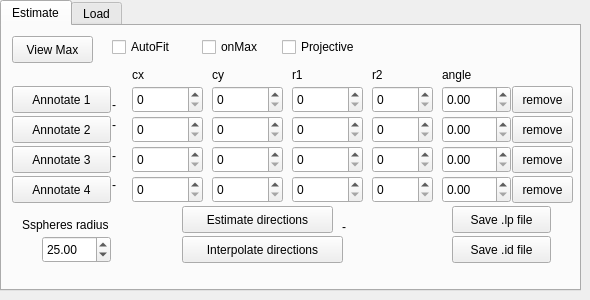
    <widget class="QWidget" name="tab">
     <attribute name="title">
      <string>Light Direction</string>
     </attribute>
     <widget class="QTabWidget" name="tabWidget_2">
      <property name="geometry">
       <rect>
        <x>0</x>
        <y>0</y>
        <width>581</width>
        <height>291</height>
       </rect>
      </property>
      <property name="currentIndex">
       <number>0</number>
      </property>
      <widget class="QWidget" name="tab_4">
       <attribute name="title">
        <string>Estimate</string>
       </attribute>
       <widget class="QPushButton" name="pushButton">
        <property name="geometry">
         <rect>
          <x>10</x>
          <y>10</y>
          <width>81</width>
          <height>27</height>
         </rect>
        </property>
        <property name="text">
         <string>View Max</string>
        </property>
       </widget>
       <widget class="QCheckBox" name="autoFit">
        <property name="geometry">
         <rect>
          <x>110</x>
          <y>10</y>
          <width>97</width>
          <height>22</height>
         </rect>
        </property>
        <property name="text">
         <string>AutoFit</string>
        </property>
       </widget>
       <widget class="QCheckBox" name="onMax">
        <property name="geometry">
         <rect>
          <x>200</x>
          <y>10</y>
          <width>97</width>
          <height>22</height>
         </rect>
        </property>
        <property name="text">
         <string>onMax</string>
        </property>
       </widget>
       <widget class="QCheckBox" name="projBox">
        <property name="geometry">
         <rect>
          <x>280</x>
          <y>10</y>
          <width>97</width>
          <height>22</height>
         </rect>
        </property>
        <property name="text">
         <string>Projective</string>
        </property>
       </widget>
       <widget class="QLabel" name="label_8">
        <property name="geometry">
         <rect>
          <x>440</x>
          <y>40</y>
          <width>67</width>
          <height>17</height>
         </rect>
        </property>
        <property name="text">
         <string>angle</string>
        </property>
       </widget>
       <widget class="QSpinBox" name="r2spin">
        <property name="geometry">
         <rect>
          <x>290</x>
          <y>90</y>
          <width>71</width>
          <height>27</height>
         </rect>
        </property>
        <property name="maximum">
         <number>9999</number>
        </property>
       </widget>
       <widget class="QSpinBox" name="r1spin">
        <property name="geometry">
         <rect>
          <x>290</x>
          <y>60</y>
          <width>71</width>
          <height>27</height>
         </rect>
        </property>
        <property name="maximum">
         <number>999</number>
        </property>
       </widget>
       <widget class="QLabel" name="label_3">
        <property name="geometry">
         <rect>
          <x>130</x>
          <y>40</y>
          <width>67</width>
          <height>17</height>
         </rect>
        </property>
        <property name="text">
         <string>cx</string>
        </property>
       </widget>
       <widget class="QSpinBox" name="cy1spin">
        <property name="geometry">
         <rect>
          <x>210</x>
          <y>60</y>
          <width>71</width>
          <height>27</height>
         </rect>
        </property>
        <property name="maximum">
         <number>9999</number>
        </property>
       </widget>
       <widget class="QPushButton" name="sph2but">
        <property name="geometry">
         <rect>
          <x>10</x>
          <y>90</y>
          <width>99</width>
          <height>27</height>
         </rect>
        </property>
        <property name="text">
         <string>Annotate 2</string>
        </property>
       </widget>
       <widget class="QSpinBox" name="cy2spin">
        <property name="geometry">
         <rect>
          <x>210</x>
          <y>90</y>
          <width>71</width>
          <height>27</height>
         </rect>
        </property>
        <property name="maximum">
         <number>9999</number>
        </property>
       </widget>
       <widget class="QSpinBox" name="r2_1Spin">
        <property name="geometry">
         <rect>
          <x>370</x>
          <y>60</y>
          <width>61</width>
          <height>27</height>
         </rect>
        </property>
        <property name="maximum">
         <number>999</number>
        </property>
       </widget>
       <widget class="QLabel" name="label_5">
        <property name="geometry">
         <rect>
          <x>290</x>
          <y>40</y>
          <width>67</width>
          <height>17</height>
         </rect>
        </property>
        <property name="text">
         <string>r1</string>
        </property>
       </widget>
       <widget class="QLabel" name="label_4">
        <property name="geometry">
         <rect>
          <x>210</x>
          <y>40</y>
          <width>67</width>
          <height>17</height>
         </rect>
        </property>
        <property name="text">
         <string>cy</string>
        </property>
       </widget>
       <widget class="QLabel" name="label_6">
        <property name="geometry">
         <rect>
          <x>370</x>
          <y>40</y>
          <width>67</width>
          <height>17</height>
         </rect>
        </property>
        <property name="text">
         <string>r2</string>
        </property>
       </widget>
       <widget class="QLabel" name="sph1">
        <property name="geometry">
         <rect>
          <x>110</x>
          <y>70</y>
          <width>67</width>
          <height>17</height>
         </rect>
        </property>
        <property name="palette">
         <palette>
          <active>
           <colorrole role="Text">
            <brush brushstyle="SolidPattern">
             <color alpha="255">
              <red>170</red>
              <green>0</green>
              <blue>0</blue>
             </color>
            </brush>
           </colorrole>
          </active>
          <inactive>
           <colorrole role="Text">
            <brush brushstyle="SolidPattern">
             <color alpha="255">
              <red>170</red>
              <green>0</green>
              <blue>0</blue>
             </color>
            </brush>
           </colorrole>
          </inactive>
          <disabled>
           <colorrole role="Text">
            <brush brushstyle="SolidPattern">
             <color alpha="255">
              <red>159</red>
              <green>158</green>
              <blue>158</blue>
             </color>
            </brush>
           </colorrole>
          </disabled>
         </palette>
        </property>
        <property name="text">
         <string>-</string>
        </property>
       </widget>
       <widget class="QLabel" name="sph2">
        <property name="geometry">
         <rect>
          <x>110</x>
          <y>90</y>
          <width>67</width>
          <height>17</height>
         </rect>
        </property>
        <property name="text">
         <string>-</string>
        </property>
       </widget>
       <widget class="QPushButton" name="sph1but">
        <property name="geometry">
         <rect>
          <x>10</x>
          <y>60</y>
          <width>99</width>
          <height>27</height>
         </rect>
        </property>
        <property name="text">
         <string>Annotate 1</string>
        </property>
       </widget>
       <widget class="QDoubleSpinBox" name="angle1spin">
        <property name="geometry">
         <rect>
          <x>440</x>
          <y>60</y>
          <width>69</width>
          <height>27</height>
         </rect>
        </property>
        <property name="maximum">
         <double>399.990000000000009</double>
        </property>
       </widget>
       <widget class="QPushButton" name="rems1">
        <property name="geometry">
         <rect>
          <x>510</x>
          <y>60</y>
          <width>61</width>
          <height>27</height>
         </rect>
        </property>
        <property name="text">
         <string>remove</string>
        </property>
       </widget>
       <widget class="QDoubleSpinBox" name="angle2spin">
        <property name="geometry">
         <rect>
          <x>440</x>
          <y>90</y>
          <width>69</width>
          <height>27</height>
         </rect>
        </property>
        <property name="maximum">
         <double>999.990000000000009</double>
        </property>
       </widget>
       <widget class="QSpinBox" name="cx1spin">
        <property name="geometry">
         <rect>
          <x>130</x>
          <y>60</y>
          <width>71</width>
          <height>27</height>
         </rect>
        </property>
        <property name="maximum">
         <number>9998</number>
        </property>
       </widget>
       <widget class="QSpinBox" name="cx2spin">
        <property name="geometry">
         <rect>
          <x>130</x>
          <y>90</y>
          <width>71</width>
          <height>27</height>
         </rect>
        </property>
        <property name="maximum">
         <number>9999</number>
        </property>
       </widget>
       <widget class="QSpinBox" name="r2_2Spin">
        <property name="geometry">
         <rect>
          <x>370</x>
          <y>90</y>
          <width>61</width>
          <height>27</height>
         </rect>
        </property>
        <property name="maximum">
         <number>999</number>
        </property>
       </widget>
       <widget class="QPushButton" name="rems2">
        <property name="geometry">
         <rect>
          <x>510</x>
          <y>90</y>
          <width>61</width>
          <height>27</height>
         </rect>
        </property>
        <property name="text">
         <string>remove</string>
        </property>
       </widget>
       <widget class="QSpinBox" name="cx4spin">
        <property name="geometry">
         <rect>
          <x>130</x>
          <y>150</y>
          <width>71</width>
          <height>27</height>
         </rect>
        </property>
        <property name="maximum">
         <number>9999</number>
        </property>
       </widget>
       <widget class="QPushButton" name="sph3but">
        <property name="geometry">
         <rect>
          <x>10</x>
          <y>120</y>
          <width>99</width>
          <height>27</height>
         </rect>
        </property>
        <property name="text">
         <string>Annotate 3</string>
        </property>
       </widget>
       <widget class="QLabel" name="sph4">
        <property name="geometry">
         <rect>
          <x>110</x>
          <y>150</y>
          <width>67</width>
          <height>17</height>
         </rect>
        </property>
        <property name="text">
         <string>-</string>
        </property>
       </widget>
       <widget class="QLabel" name="sph3">
        <property name="geometry">
         <rect>
          <x>110</x>
          <y>120</y>
          <width>71</width>
          <height>20</height>
         </rect>
        </property>
        <property name="text">
         <string>-</string>
        </property>
       </widget>
       <widget class="QSpinBox" name="cx3spin">
        <property name="geometry">
         <rect>
          <x>130</x>
          <y>120</y>
          <width>71</width>
          <height>27</height>
         </rect>
        </property>
        <property name="maximum">
         <number>9999</number>
        </property>
       </widget>
       <widget class="QPushButton" name="sph4but">
        <property name="geometry">
         <rect>
          <x>10</x>
          <y>150</y>
          <width>99</width>
          <height>27</height>
         </rect>
        </property>
        <property name="text">
         <string>Annotate 4</string>
        </property>
       </widget>
       <widget class="QSpinBox" name="cy3spin">
        <property name="geometry">
         <rect>
          <x>210</x>
          <y>120</y>
          <width>71</width>
          <height>27</height>
         </rect>
        </property>
        <property name="maximum">
         <number>9999</number>
        </property>
       </widget>
       <widget class="QSpinBox" name="cy4spin">
        <property name="geometry">
         <rect>
          <x>210</x>
          <y>150</y>
          <width>71</width>
          <height>27</height>
         </rect>
        </property>
        <property name="maximum">
         <number>9999</number>
        </property>
       </widget>
       <widget class="QPushButton" name="rems4">
        <property name="geometry">
         <rect>
          <x>510</x>
          <y>150</y>
          <width>61</width>
          <height>27</height>
         </rect>
        </property>
        <property name="text">
         <string>remove</string>
        </property>
       </widget>
       <widget class="QSpinBox" name="r2_4Spin">
        <property name="geometry">
         <rect>
          <x>370</x>
          <y>150</y>
          <width>61</width>
          <height>27</height>
         </rect>
        </property>
        <property name="maximum">
         <number>999</number>
        </property>
       </widget>
       <widget class="QDoubleSpinBox" name="angle4spin">
        <property name="geometry">
         <rect>
          <x>440</x>
          <y>150</y>
          <width>69</width>
          <height>27</height>
         </rect>
        </property>
        <property name="maximum">
         <double>399.990000000000009</double>
        </property>
       </widget>
       <widget class="QPushButton" name="rems3">
        <property name="geometry">
         <rect>
          <x>510</x>
          <y>120</y>
          <width>61</width>
          <height>27</height>
         </rect>
        </property>
        <property name="text">
         <string>remove</string>
        </property>
       </widget>
       <widget class="QSpinBox" name="r2_3Spin">
        <property name="geometry">
         <rect>
          <x>370</x>
          <y>120</y>
          <width>61</width>
          <height>27</height>
         </rect>
        </property>
        <property name="maximum">
         <number>999</number>
        </property>
       </widget>
       <widget class="QSpinBox" name="r3spin">
        <property name="geometry">
         <rect>
          <x>290</x>
          <y>120</y>
          <width>71</width>
          <height>27</height>
         </rect>
        </property>
        <property name="maximum">
         <number>999</number>
        </property>
       </widget>
       <widget class="QDoubleSpinBox" name="angle3spin">
        <property name="geometry">
         <rect>
          <x>440</x>
          <y>120</y>
          <width>69</width>
          <height>27</height>
         </rect>
        </property>
        <property name="maximum">
         <double>399.990000000000009</double>
        </property>
       </widget>
       <widget class="QSpinBox" name="r4spin">
        <property name="geometry">
         <rect>
          <x>290</x>
          <y>150</y>
          <width>71</width>
          <height>27</height>
         </rect>
        </property>
        <property name="maximum">
         <number>999</number>
        </property>
       </widget>
       <widget class="QPushButton" name="interpDir">
        <property name="geometry">
         <rect>
          <x>180</x>
          <y>210</y>
          <width>161</width>
          <height>27</height>
         </rect>
        </property>
        <property name="text">
         <string>Interpolate directions</string>
        </property>
       </widget>
       <widget class="QPushButton" name="saveLp">
        <property name="geometry">
         <rect>
          <x>450</x>
          <y>180</y>
          <width>99</width>
          <height>27</height>
         </rect>
        </property>
        <property name="text">
         <string>Save .lp file</string>
        </property>
       </widget>
       <widget class="QLabel" name="label_16">
        <property name="geometry">
         <rect>
          <x>20</x>
          <y>190</y>
          <width>111</width>
          <height>17</height>
         </rect>
        </property>
        <property name="text">
         <string>Sspheres radius</string>
        </property>
       </widget>
       <widget class="QDoubleSpinBox" name="spinSphere">
        <property name="geometry">
         <rect>
          <x>40</x>
          <y>210</y>
          <width>69</width>
          <height>27</height>
         </rect>
        </property>
        <property name="maximum">
         <double>10000.000000000000000</double>
        </property>
        <property name="value">
         <double>25.000000000000000</double>
        </property>
       </widget>
       <widget class="QPushButton" name="lightEst">
        <property name="geometry">
         <rect>
          <x>180</x>
          <y>180</y>
          <width>151</width>
          <height>27</height>
         </rect>
        </property>
        <property name="text">
         <string>Estimate directions</string>
        </property>
       </widget>
       <widget class="QLabel" name="dirlab">
        <property name="geometry">
         <rect>
          <x>340</x>
          <y>190</y>
          <width>61</width>
          <height>21</height>
         </rect>
        </property>
        <property name="text">
         <string>-</string>
        </property>
       </widget>
       <widget class="QPushButton" name="saveIdButton">
        <property name="geometry">
         <rect>
          <x>450</x>
          <y>210</y>
          <width>99</width>
          <height>27</height>
         </rect>
        </property>
        <property name="text">
         <string>Save .id file</string>
        </property>
       </widget>
      </widget>
      <widget class="QWidget" name="tab_5">
       <attribute name="title">
        <string>Load</string>
       </attribute>
       <widget class="QPushButton" name="loadIdButton">
        <property name="enabled">
         <bool>false</bool>
        </property>
        <property name="geometry">
         <rect>
          <x>430</x>
          <y>20</y>
          <width>99</width>
          <height>27</height>
         </rect>
        </property>
        <property name="text">
         <string>Load .id</string>
        </property>
       </widget>
       <widget class="QLabel" name="label_19">
        <property name="geometry">
         <rect>
          <x>130</x>
          <y>40</y>
          <width>271</width>
          <height>17</height>
         </rect>
        </property>
        <property name="text">
         <string/>
        </property>
       </widget>
       <widget class="QLineEdit" name="filenameID">
        <property name="enabled">
         <bool>false</bool>
        </property>
        <property name="geometry">
         <rect>
          <x>20</x>
          <y>70</y>
          <width>531</width>
          <height>27</height>
         </rect>
        </property>
        <property name="readOnly">
         <bool>true</bool>
        </property>
       </widget>
       <widget class="QPushButton" name="lpDirButton">
        <property name="geometry">
         <rect>
          <x>50</x>
          <y>20</y>
          <width>201</width>
          <height>27</height>
         </rect>
        </property>
        <property name="text">
         <string>Import from .lp file</string>
        </property>
       </widget>
      </widget>
     </widget>
    </widget>
